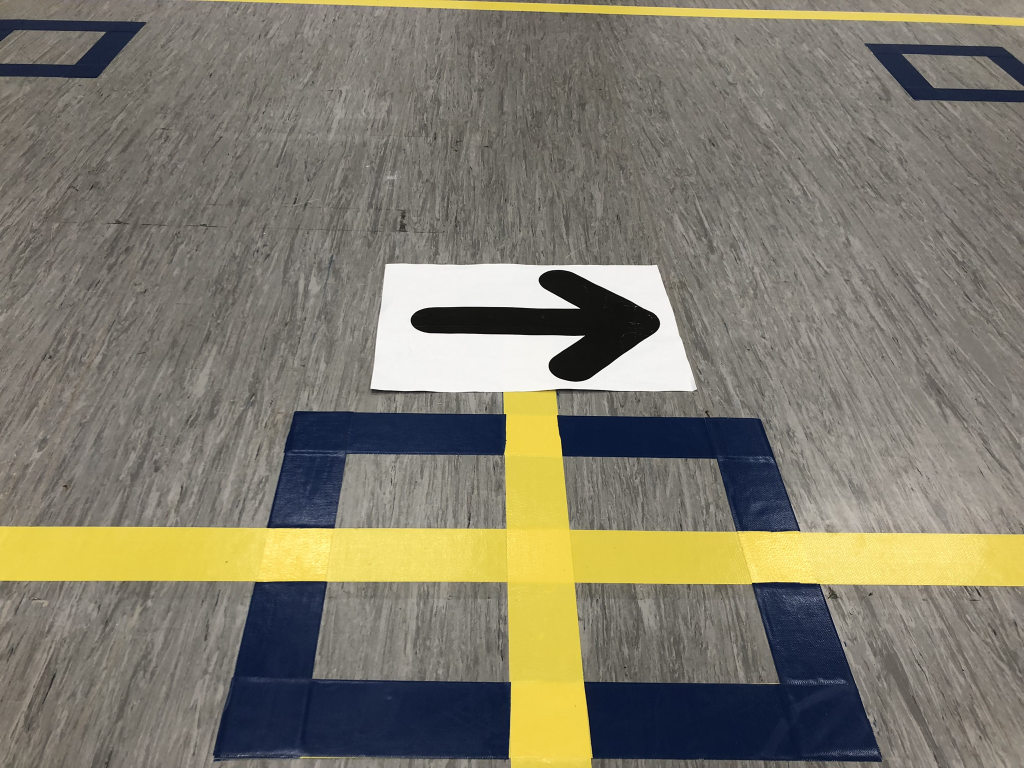
#> input picture TESTR1.JPEG, 2048 x 1536 px, given in place of the camera (shown at 1/2 size)
$ python 'cv2 test.py'
#> lines starting #> are read from the running program, lines starting #| are printed output that depends on the picture; after the words box and inside, x2 and y2 are one past the last pixel; in counts of white or black regions, pixels touching at a corner belong together
import cv2
import numpy as np
import serial
import time

# Connect to the ESP32
ser = serial.Serial(
    port = "/dev/ttyUSB0",
    baudrate = 115200,
    timeout = 1,
    xonxoff= False,
    rtscts= False,
    dsrdtr= False,
    write_timeout= 2)

time.sleep(0.5)

value = [0xFF, 0x00, 0x00, 0x00, 0x01, 0x00]
ser.write(serial.to_bytes(value))
print(serial.to_bytes(value))

def nil(self):
    pass

# Open the camera
cap = cv2.VideoCapture(0)
cap.set(3, 160)
cap.set(4, 120)

# yellow color
YHueL = 145
YHueH = 0
YSatL = 255
YSatH = 150
YValL = 255
YValH = 170

# blue color
BHueL = 255
BHueH = 0
BSatL = 140
BSatH = 0
BValL = 90
BValH = 0

# White color
WHueL = 255
WHueH = 140
WSatL = 255
WSatH = 155
WValL = 255
WValH = 0

# Final state yellow color
YFHueL = 145
YFHueH = 0
YFSatL = 255
YFSatH = 115
YFValL = 255
YFValH = 120

# Final state blue color
BFHueL = 255
BFHueH = 70
BFSatL = 80
BFSatH = 0
BFValL = 50
BFValH = 0

# times reach the blue color
counter = 0
bcounter = 0

# times reach the white color
state4counter = 0
wcounter = 0

# record the direction which the car will turn in State 3
directionR = False
directionL = False

# variables that if there are arrow scaned
pointSexist = False
pointEexist = False

# adjustment need to make when the state start
adjustState2 = False
adjustState2_2 = False
adjustState2_3 = False
adjustState4 = False

# variable to record the which state is at the moment
state1 = True
state2 = False
state3 = False
state4 = False
state5 = False

while True:
    success, frameY = cap.read()
#> frameY is the input picture: shape (1536, 2048, 3); mean B, G, R 107.8, 122.9, 127.1
    success, frameB = cap.read()
    success, inputImage = cap.read()
    success, frameW = cap.read()
    success, frameYF = cap.read()
    success, frameBF = cap.read()

    inputImage1 = inputImage

    # percent of original size (arrow need to be smaller)
    scale_percent = 90
    width = int(inputImage.shape[1] * scale_percent / 100)
    height = int(inputImage.shape[0] * scale_percent / 100)
    dim = (width, height)

    inputImage = cv2.resize(inputImage, dim, interpolation=cv2.INTER_AREA)

    # crop the image restrict the view of the car (line detection needed)
    Ycrop_img = frameY[60:120, 0:130]
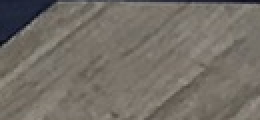
#> Ycrop_img: shape (60, 130, 3) (shown 2 times larger); mean B, G, R 102.5, 110.4, 116.1
    Bcrop_img = frameB[60:120, 0:130]

    # Find yellow line
    Ylow_b = np.uint8([YHueL, YSatL, YValL])
    Yhigh_b = np.uint8([YHueH, YSatH, YValH])
    Ymask = cv2.inRange(Ycrop_img, Yhigh_b, Ylow_b)
#> Ymask: shape (60, 130); every value is 0
    Ycontours, Yhierarchy = cv2.findContours(Ymask, 1, cv2.CHAIN_APPROX_NONE)
#> Ycontours = []; Yhierarchy = None
    cv2.drawContours(Ycrop_img, Ycontours, -1, (0, 255, 0), 1)

    # Find blue line
    Blow_b = np.uint8([BHueL, BSatL, BValL])
    Bhigh_b = np.uint8([BHueH, BSatH, BValH])
    Bmask = cv2.inRange(Bcrop_img, Bhigh_b, Blow_b)
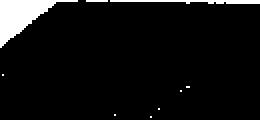
#> Bmask: shape (60, 130) (shown 2 times larger); 6.3% white; 9 white regions (7 under 20 px)
    Bcontours, Bhierarchy = cv2.findContours(Bmask, 1, cv2.CHAIN_APPROX_NONE)
#> Bcontours = 9 contours, 7 with area under 20; largest, box (x1, y1, x2, y2) and area: (0, 0, 39, 24) 318, (55, 0, 130, 2) 26; Bhierarchy = [[1, -1, -1, -1], [2, 0, -1, -1], [3, 1, -1, -1], [4, 2, -1, -1], [5, 3, -1, -1], [6, 4, -1, -1], [7, 5, -1, -1], [8, 6, -1, -1], [-1, 7, -1, -1]]
    cv2.drawContours(Bcrop_img, Bcontours, -1, (0, 255, 0), 1)
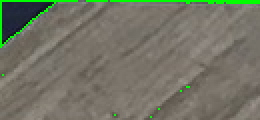
#> Bcrop_img: shape (60, 130, 3) (shown 2 times larger); 2.69% of pixels changed, all inside (x1, y1, x2, y2) = (0, 0, 130, 59)

    # Find black arrow
    blackLow_b = np.uint8([70, 60, 60])
    blackHigh_b = np.uint8([0, 0, 20])
    blackMask = cv2.inRange(inputImage, blackHigh_b, blackLow_b)
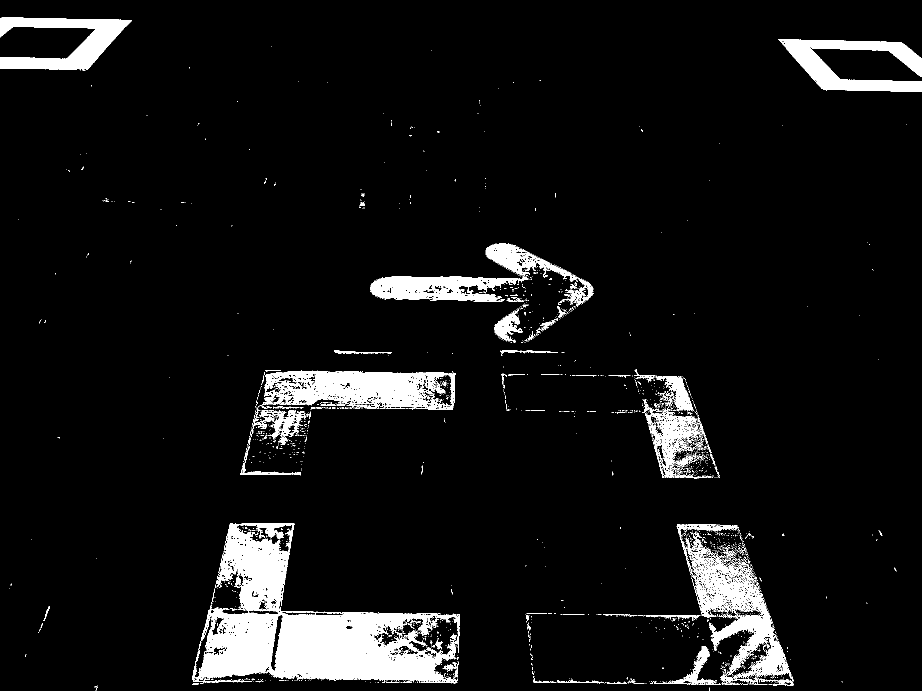
#> blackMask: shape (1382, 1843) (shown at 1/2 size); 6.9% white; 2007 white regions (1894 under 20 px)
    blackcontours, blackhierarchy = cv2.findContours(blackMask, cv2.RETR_CCOMP, cv2.CHAIN_APPROX_SIMPLE)
#> blackcontours = 6050 contours, 5760 with area under 20; largest, box (x1, y1, x2, y2) and area: (384, 1046, 919, 1368) 78156, (1353, 1048, 1587, 1370) 24278, (515, 741, 911, 820) 23914, (1556, 79, 1843, 184) 13004, (0, 35, 263, 141) 12068

    # Find whtie color
    Wlow_b = np.array([WHueL, WSatL, WValL])
    Whigh_b = np.array([WHueH, WSatH, WValH])
    Wmask = cv2.inRange(inputImage, Whigh_b, Wlow_b)
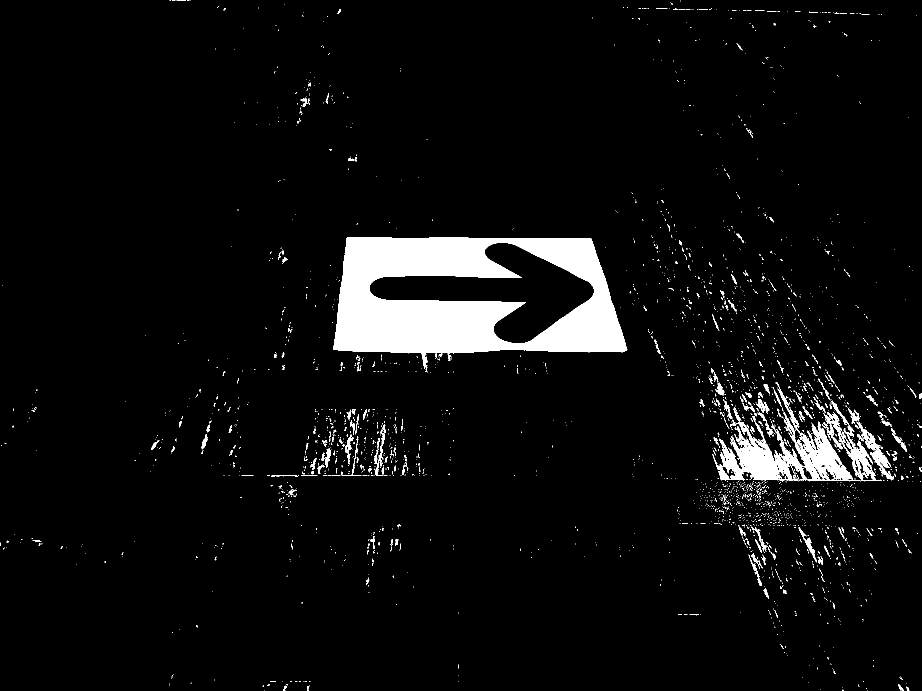
#> Wmask: shape (1382, 1843) (shown at 1/2 size); 5% white; 2833 white regions (2648 under 20 px)
    Wcontours, Whierarchy = cv2.findContours(Wmask, 1, cv2.CHAIN_APPROX_NONE)
#> Wcontours = 3125 contours, 2988 with area under 20; largest, box (x1, y1, x2, y2) and area: (666, 474, 1255, 708) 122035, (738, 485, 1189, 688) 36829, (1425, 777, 1721, 963) 17188, (1644, 801, 1764, 963) 3383, (1713, 843, 1788, 960) 1634

    # Find yellow color in final state with larger sceen
    YFlow_b = np.uint8([YFHueL, YFSatL, YFValL])
    YFhigh_b = np.uint8([YFHueH, YFSatH, YFValH])
    YFmask = cv2.inRange((frameYF), YFhigh_b, YFlow_b)
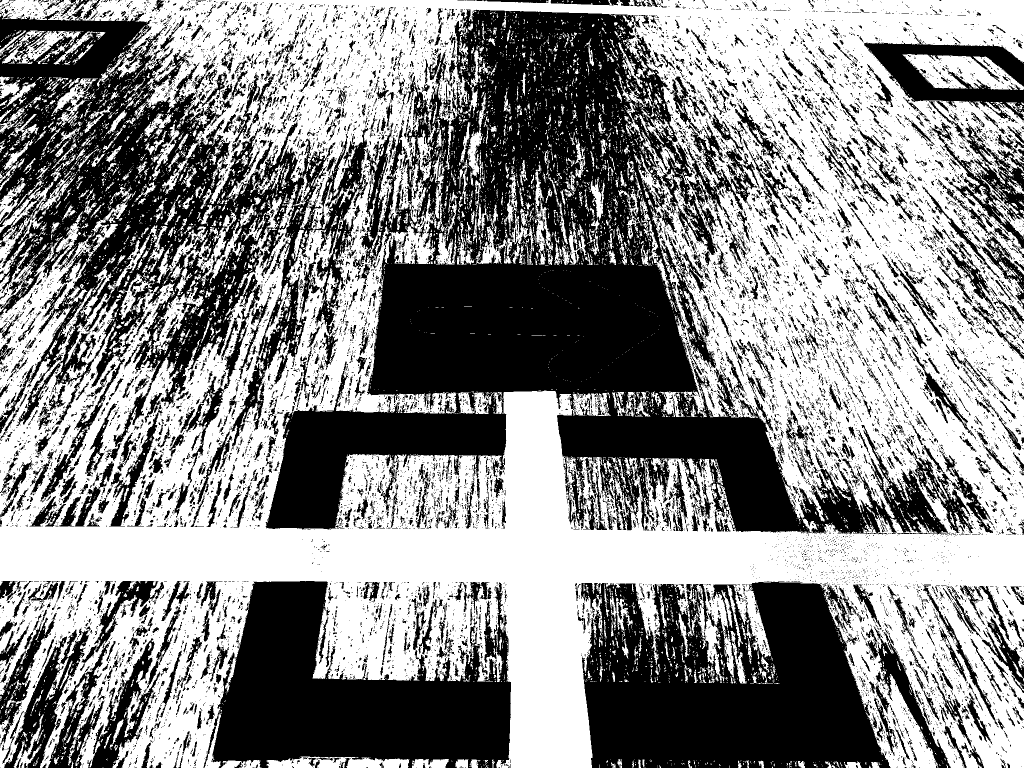
#> YFmask: shape (1536, 2048) (shown at 1/2 size); 54.4% white; 15324 black regions (13498 under 20 px)
    YFcontours, YFhierarchy = cv2.findContours(YFmask, 1, cv2.CHAIN_APPROX_NONE)
#> YFcontours = 30489 contours, 27021 with area under 20; largest, box (x1, y1, x2, y2) and area: (0, 0, 2048, 1536) 2382018, (530, 18, 1901, 1071) 574300, (626, 255, 738, 672) 16734, (1805, 108, 2048, 180) 10153, (1829, 889, 1948, 1067) 5782
    cv2.drawContours(frameYF, YFcontours, -1, (0, 255, 0), 1)
#> frameYF: shape (1536, 2048, 3); 13.05% of pixels changed, all inside (x1, y1, x2, y2) = (0, 0, 2048, 1536)
#> (the rest of the program and of its run is left out)
